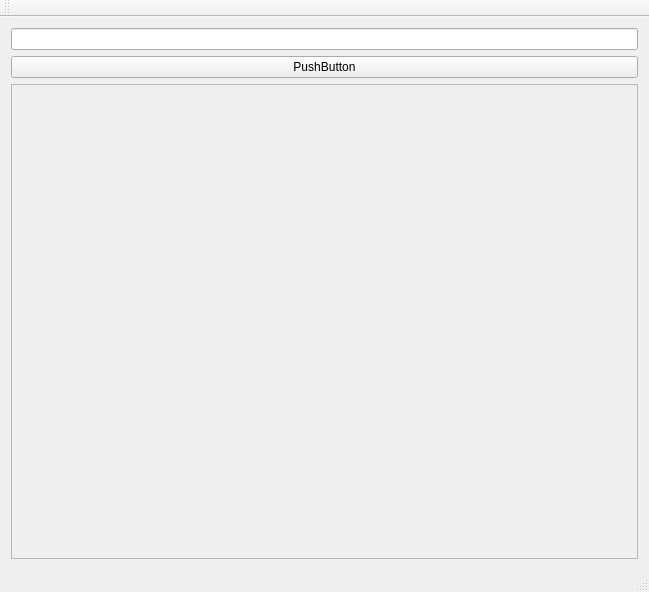
<?xml version="1.0" encoding="UTF-8"?>
<ui version="4.0">
 <class>Qt_experiment_2Class</class>
 <widget class="QMainWindow" name="Qt_experiment_2Class">
  <property name="geometry">
   <rect>
    <x>0</x>
    <y>0</y>
    <width>649</width>
    <height>592</height>
   </rect>
  </property>
  <property name="windowTitle">
   <string>Qt_experiment_2</string>
  </property>
  <widget class="QWidget" name="centralWidget">
   <layout class="QVBoxLayout" name="verticalLayout">
    <item>
     <widget class="QLineEdit" name="lineEdit"/>
    </item>
    <item>
     <widget class="QPushButton" name="pushButton">
      <property name="text">
       <string>PushButton</string>
      </property>
     </widget>
    </item>
    <item>
     <widget class="QFrame" name="frame">
      <property name="frameShape">
       <enum>QFrame::StyledPanel</enum>
      </property>
      <property name="frameShadow">
       <enum>QFrame::Raised</enum>
      </property>
     </widget>
    </item>
   </layout>
  </widget>
  <widget class="QMenuBar" name="menuBar">
   <property name="geometry">
    <rect>
     <x>0</x>
     <y>0</y>
     <width>649</width>
     <height>26</height>
    </rect>
   </property>
  </widget>
  <widget class="QToolBar" name="mainToolBar">
   <attribute name="toolBarArea">
    <enum>TopToolBarArea</enum>
   </attribute>
   <attribute name="toolBarBreak">
    <bool>false</bool>
   </attribute>
  </widget>
  <widget class="QStatusBar" name="statusBar"/>
 </widget>
 <layoutdefault spacing="6" margin="11"/>
 <resources>
  <include location="qt_experiment_2.qrc"/>
 </resources>
 <connections/>
</ui>
